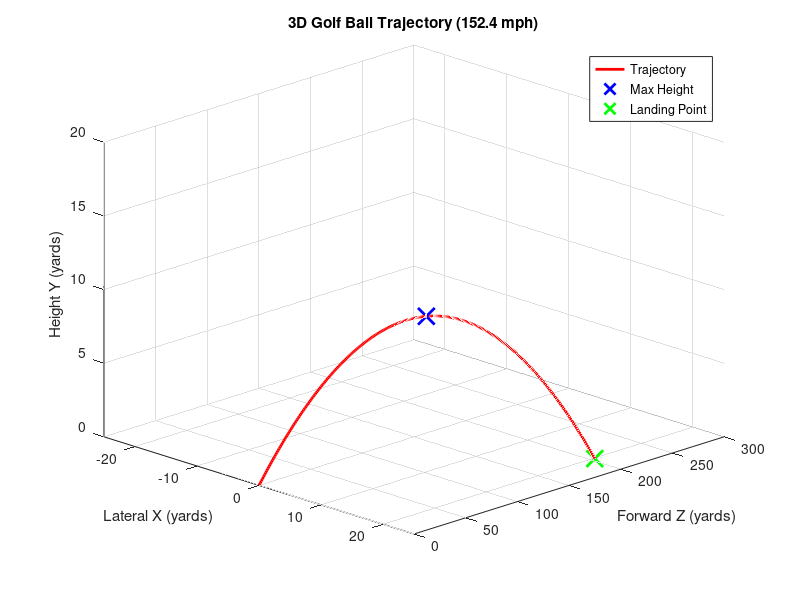

The MATLAB source for this figure:
% -----------------------------
% Step 1: Tracked Pixel Locations 
% -----------------------------
rawPixelCoords = [
    467.68359, 935.88629;
    467.12167, 935.75519;
    467.30258, 936.41687;
    467.30258, 936.41687;
    467.30258, 936.41687;
    640.58875, 573.28528;
    737.00000, 384.00000;
    805.00000, 229.00000;
    869.00000, 102.00000
];

% Remove stationary frames
pixelDiffs = sqrt(sum(diff(rawPixelCoords).^2, 2));
startIdx = find(pixelDiffs > 1, 1);
trackedPixels = rawPixelCoords(startIdx:end, :);

% Interpolate missing frames if there's a large jump
jumpThreshold = 100;
motionDiffs = sqrt(sum(diff(trackedPixels).^2, 2));
jumpIdx = find(motionDiffs > jumpThreshold);
if ~isempty(jumpIdx)
    i = jumpIdx(1);
    pt1 = trackedPixels(i, :);
    pt2 = trackedPixels(i+1, :);
    trackedPixels = [trackedPixels(1:i, :); ...
                     pt1 + (pt2-pt1)/3; ...
                     pt1 + 2*(pt2-pt1)/3; ...
                     trackedPixels(i+1:end, :)];
end

% -----------------------------
% Step 2: Pixel to Physical Conversion
% -----------------------------
ballDiameterInches = 1.68;
ballDiameterPixels = 90;
inchesPerPixel = ballDiameterInches / ballDiameterPixels;
yardsPerPixel = inchesPerPixel / 36;

% Flip Y-coordinates (origin at top-left)
frameHeight = 1080;
trackedPixels(:,2) = frameHeight - trackedPixels(:,2);

% Convert to yards
x_yards_measured = trackedPixels(:,1) * yardsPerPixel;
y_yards_measured = trackedPixels(:,2) * yardsPerPixel;

% -----------------------------
% Step 3: Compute v_x and v_y from pixels
% -----------------------------
fps = 240;
timeVector = (0:length(x_yards_measured)-1)' / fps;
v_x = diff(x_yards_measured) * fps;
v_y = diff(y_yards_measured) * fps;

% Use first frame's velocities as estimates
vx0 = v_x(1);
vy0 = v_y(1);

% -----------------------------
% Step 4: Solve for v_z using known total speed
% -----------------------------
initialSpeedMPH = 152.4;
v0 = initialSpeedMPH / 2.04545;  % total speed in yards/sec
vz0 = sqrt(v0^2 - vx0^2 - vy0^2);  % derived forward speed

% -----------------------------
% Step 4b: Calculate Launch Direction (Azimuth Angle)
% -----------------------------
launchAzimuthDeg = atan2d(vx0, vz0);  % angle relative to Z-axis

fprintf('Launch direction (azimuth): %.2f degrees\n', launchAzimuthDeg);

% -----------------------------
% Step 5: Simulate 3D Trajectory
% -----------------------------
g = 10.73;
timeToGround = 2 * vy0 / g;
t = linspace(0, timeToGround, 300)';

x_traj = vx0 * t;
z_traj = vz0 * t;
y_traj = vy0 * t - 0.5 * g * t.^2;

[maxY, maxIdx] = max(y_traj);

% -----------------------------
% Step 6: Plot 3D Trajectory
% -----------------------------
figure('Position', [200 200 900 600]);
plot3(x_traj, z_traj, y_traj, 'r-', 'LineWidth', 2); hold on;
plot3(x_traj(maxIdx), z_traj(maxIdx), maxY, 'bx', 'MarkerSize', 12, 'LineWidth', 2);
plot3(x_traj(end), z_traj(end), 0, 'gx', 'MarkerSize', 12, 'LineWidth', 2);

xlabel('Lateral X (yards)');
ylabel('Forward Z (yards)');
zlabel('Height Y (yards)');
title(sprintf('3D Golf Ball Trajectory (%.1f mph)', initialSpeedMPH));
legend('Trajectory', 'Max Height', 'Landing Point');
grid on;
xlim([-25, 25]);
ylim([0, 300]);
zlim([0, 20]);
view(45, 25);

% -----------------------------
% Step 7: Display Output
% -----------------------------
fprintf('Estimated v_x from pixels: %.2f yards/sec\n', vx0);
fprintf('Estimated v_y from pixels: %.2f yards/sec\n', vy0);
fprintf('Derived v_z: %.2f yards/sec\n', vz0);
fprintf('Initial speed: %.2f mph (%.2f yards/sec)\n', initialSpeedMPH, v0);
fprintf('Total forward distance: %.2f yards\n', z_traj(end));
fprintf('Maximum height: %.2f yards\n', maxY);
fprintf('Time in air: %.2f seconds\n', timeToGround);
